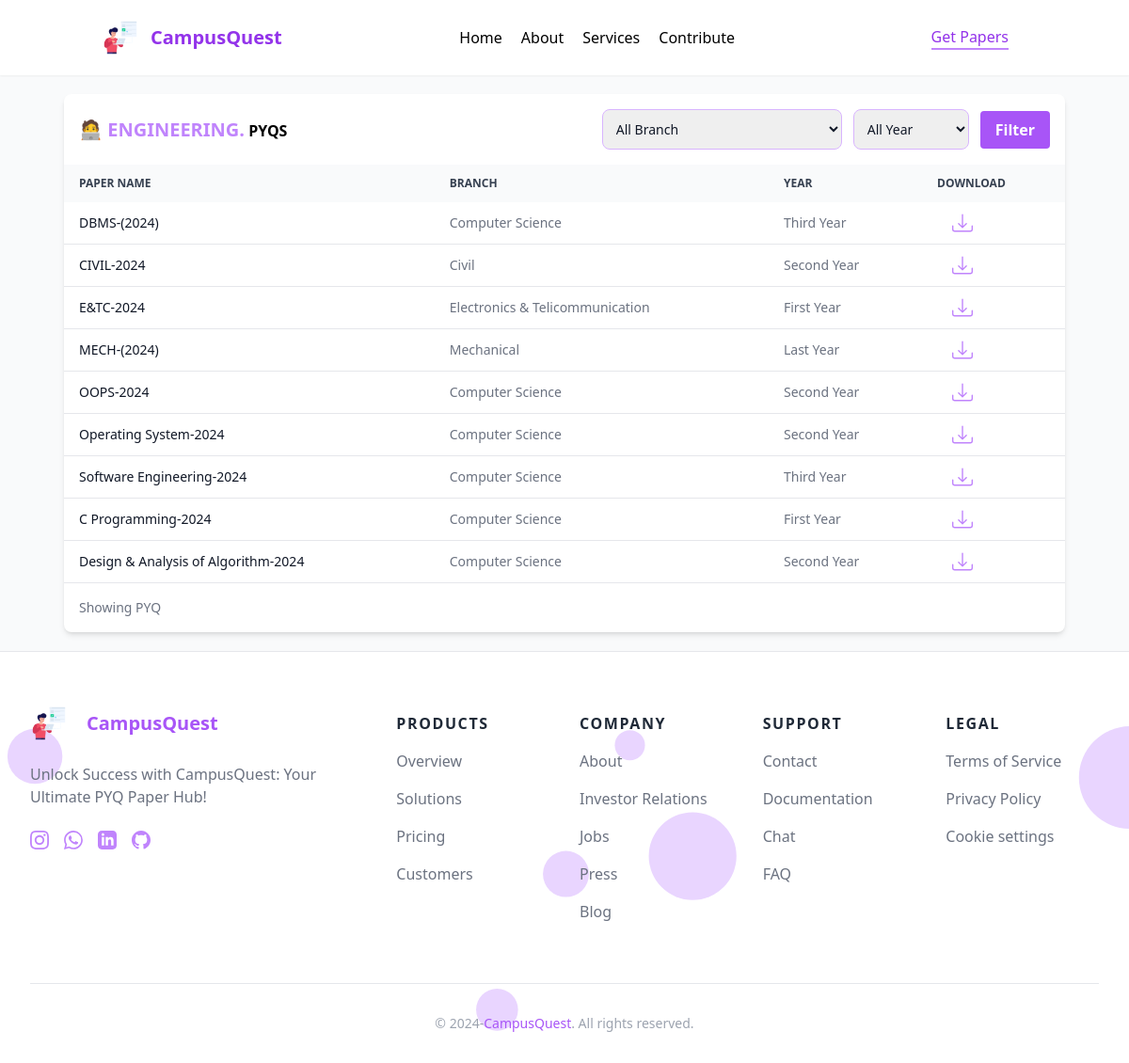
Screenshot of /papers/ with the database file from the repository.
### custom_admin/models.py (models this page shows, shortened)
class QuestionPaper(models.Model):
    paper_name = models.CharField(max_length=255)
    branch = models.CharField(max_length=50)
    year = models.CharField(max_length=50)
    pdf = models.FileField(upload_to='question_papers/')

### myapp/views.py (the view)
# urls.py: path('papers/', views.papers, name='papers'),
def papers(request):
    papers = QuestionPaper.objects.all()
    branch = request.GET.get('branch')
    year = request.GET.get('year')
    if branch and branch != 'all':
        papers = papers.filter(branch=branch)
    if year and year != 'all':
        papers = papers.filter(year=year)
    if request.META.get('HTTP_X_REQUESTED_WITH') == 'XMLHttpRequest':
        papers_data = list(papers.values('paper_name', 'branch', 'year', 'pdf'))
        return JsonResponse({'papers': papers_data})
    return render(request, 'pyq.html', {'papers': papers})

### templates/pyq.html (shortened to what this page needs)
{% extends "base.html" %}
{% block content %}
<section class="bg-gray-50 p-3 sm:p-5 mt-20">
    <div class="mx-auto max-w-screen-xl px-4 lg:px-12 mt-20 md:mt-0">
        <div class="bg-white shadow-md rounded-lg overflow-hidden">
            <div class="flex flex-col md:flex-row items-center justify-between space-y-3 md:space-y-0 md:space-x-4 p-4">
                <div class="w-full md:w-1/2">
                    <div class=" w-full">
                        <p class="font-semibold"><span class="text-purple-400 text-xl">🧑‍💻 ENGINEERING.</span> PYQS
                        </p>
                    </div>
                </div>
                <form id="filter-form">
                    <div class="w-full md:w-auto flex flex-col md:flex-row space-y-2 md:space-y-0 items-stretch md:items-center justify-end md:space-x-3 flex-shrink-0">
                        <div class="flex items-center space-x-3 w-full md:w-auto">
                            <div class="">
                                <select id="branch" name="branch"
                                    class="border border-purple-300 text-gray-900 text-sm rounded-lg block w-full p-2.5 outline-none">
                                    <option selected value="all">All Branch</option>
                                </select>
                            </div>
                            <div class="">
                                <select id="year" name="year"
                                    class="border border-purple-300 text-gray-900 text-sm rounded-lg block w-full p-2.5 outline-none">
                                    <option selected value="all">All Year</option>
                                </select>
                            </div>
                            <button type="submit"
                                class="bg-purple-500 hover:bg-purple-600 text-white font-semibold py-2 px-4 rounded">Filter</button>
                        </div>
                    </div>
                </form>
            </div>
            <div class="overflow-x-auto">
                <table class="w-full text-sm text-left text-gray-500">
                    <thead class="text-xs text-gray-700 uppercase bg-gray-50">
                        <tr>
                            <th scope="col" class="px-4 py-3">Paper Name</th>
                            <th scope="col" class="px-4 py-3 hidden md:table-cell">Branch</th>
                            <th scope="col" class="px-4 py-3 hidden md:table-cell">Year</th>
                            <th scope="col" class="px-4 py-3">Download</th>
                        </tr>
                    </thead>
                    <tbody id="papers-table-body">
                        {% for paper in papers %}
                        <tr class="border-b">
                            <th scope="row" class="px-4 py-3 font-medium text-gray-900 whitespace-nowrap">{{paper.paper_name }}</th>
                            <td class="px-4 py-3 hidden md:table-cell">{{ paper.branch }}</td>
                            <td class="px-4 py-3 hidden md:table-cell">{{ paper.year }}</td>
                            <td class="px-8 py-1 text-purple-400">
                                <a href="{{ paper.pdf.url }}" download="{{ paper.paper_name }}" class="cursor-pointer">
                                </a>
                            </td>
                        </tr>
                        {% endfor %}
                    </tbody>
                </table>
            </div>
            <nav class="flex flex-col md:flex-row justify-between items-start md:items-center space-y-3 md:space-y-0 p-4"
                aria-label="Table navigation">
                <span class="text-sm font-normal text-gray-500">
                    Showing PYQ
                </span>
            </nav>
        </div>
    </div>
</section>
{% endblock %}

### templates/base.html
{% include "navbar.html" %}
{% block content %}
{% endblock  %}
{% include "footer.html" %}

### templates/navbar.html (shortened to what this page needs)
{% load static %}
<!DOCTYPE html>
<html lang="en">
<head>
  <script src="https://cdn.tailwindcss.com"></script>
  <link rel="stylesheet" href="https://cdn.jsdelivr.net/npm/bootstrap-icons@1.11.3/font/bootstrap-icons.min.css">
</head>
<body>
  {% url 'papers' as papers_url %}
  {% url 'home' as home_url %}
  {% url 'contribute' as contribute_url %}
  <header class="text-gray-600 bg-white body-font shadow-sm fixed top-0 left-0 right-0">
    <div class="container mx-auto flex flex-wrap p-5 flex-col md:flex-row items-center">
      <a class="flex title-font font-bold items-center text-gray-900 mb-4 md:mb-0">
        <img src="{% static 'media/logo.png' %}" alt="logo" class="w-10">
        <span class="ml-3 text-xl text-purple-600">CampusQuest</span>
      </a>
      <nav class="md:ml-auto md:mr-auto flex flex-wrap items-center text-base justify-center">
        <a href="{{ home_url }}"
          class="mr-5 font-normal cursor-pointer {% if request.path == home_url %}text-purple-600 border-purple-400 border-b-2{% else %}text-black hover:text-purple-600{% endif %}">Home</a>
        <a href="#" class="mr-5 text-black font-normal hover:text-purple-600 cursor-pointer">About</a>
        <a href="#" class="mr-5 text-black font-normal hover:text-purple-600 cursor-pointer">Services</a>
        <a href="{% url 'contribute' %}" class="mr-5 mt-4 md:mt-0 font-normal cursor-pointer {% if request.path == contribute_url %}text-purple-600 border-purple-400 border-b-2{% else %}text-black hover:text-purple-600{% endif %}">Contribute</a>
      </nav>
      <a href="{{ papers_url }}"
        class="mr-5 mt-4 md:mt-0 font-normal cursor-pointer {% if request.path == papers_url %}text-purple-600 border-purple-400 border-b-2{% else %}text-black hover:text-purple-600{% endif %}">Get
        Papers</a>
    </div>
  </header>

### templates/footer.html (shortened to what this page needs)
{% load static %}
<footer class="bg-white border-t footer">
  <div class="pt-12 lg:pt-16">
    <div class="mx-auto max-w-screen-2xl px-4 md:px-8">
      <div class="mb-16 grid grid-cols-2 gap-12 md:grid-cols-4 lg:grid-cols-6 lg:gap-8">
        <div class="col-span-full lg:col-span-2">
          <div class="mb-4 lg:-mt-2">
            <a href="/" class="inline-flex items-center gap-2 text-xl font-bold text-black md:text-2xl"
              aria-label="logo">
              <img src="{% static 'media/logo.png' %}" alt="logo" class="w-10">
              <span class="ml-3 text-xl text-purple-500">CampusQuest</span>
            </a>
          </div>
          <p class="mb-6 text-gray-500 sm:pr-8">Unlock Success with CampusQuest: Your Ultimate PYQ Paper Hub!</p>
          <div class="flex gap-4">
            <a href="#" target="_blank"
              class="text-purple-400 transition duration-100 hover:text-purple-500 active:text-gray-600">
            </a>
            <a href="#" target="_blank"
              class="text-purple-400 transition duration-100 hover:text-purple-500 active:text-gray-600">
            </a>
            <a href="#" target="_blank"
              class="text-purple-400 transition duration-100 hover:text-purple-500 active:text-gray-600">
            </a>
            <a href="#" target="_blank"
              class="text-purple-400 transition duration-100 hover:text-purple-500 active:text-gray-600">
            </a>
          </div>
        </div>
        <div>
          <div class="mb-4 font-bold uppercase tracking-widest text-gray-800">Products</div>
          <nav class="flex flex-col gap-4">
            <div>
              <a href="#"
                class="text-gray-500 transition duration-100 hover:text-purple-500 active:text-indigo-600">Overview</a>
            </div>
            <div>
              <a href="#"
                class="text-gray-500 transition duration-100 hover:text-purple-500 active:text-indigo-600">Solutions</a>
            </div>
            <div>
              <a href="#"
                class="text-gray-500 transition duration-100 hover:text-purple-500 active:text-indigo-600">Pricing</a>
            </div>
            <div>
              <a href="#"
                class="text-gray-500 transition duration-100 hover:text-purple-500 active:text-indigo-600">Customers</a>
            </div>
          </nav>
        </div>
        <div>
          <div class="mb-4 font-bold uppercase tracking-widest text-gray-800">Company</div>
          <nav class="flex flex-col gap-4">
            <div>
              <a href="#"
                class="text-gray-500 transition duration-100 hover:text-purple-500 active:text-indigo-600">About</a>
            </div>
            <div>
              <a href="#"
                class="text-gray-500 transition duration-100 hover:text-purple-500 active:text-indigo-600">Investor
                Relations</a>
            </div>
            <div>
              <a href="#"
                class="text-gray-500 transition duration-100 hover:text-purple-500 active:text-indigo-600">Jobs</a>
            </div>
            <div>
              <a href="#"
                class="text-gray-500 transition duration-100 hover:text-purple-500 active:text-indigo-600">Press</a>
            </div>
            <div>
              <a href="#"
                class="text-gray-500 transition duration-100 hover:text-purple-500 active:text-indigo-600">Blog</a>
            </div>
          </nav>
        </div>
        <div>
          <div class="mb-4 font-bold uppercase tracking-widest text-gray-800">Support</div>
          <nav class="flex flex-col gap-4">
            <div>
              <a href="#"
                class="text-gray-500 transition duration-100 hover:text-purple-500 active:text-indigo-600">Contact</a>
            </div>
            <div>
              <a href="#"
                class="text-gray-500 transition duration-100 hover:text-purple-500 active:text-indigo-600">Documentation</a>
            </div>
            <div>
              <a href="#"
                class="text-gray-500 transition duration-100 hover:text-purple-500 active:text-indigo-600">Chat</a>
            </div>
            <div>
              <a href="#"
                class="text-gray-500 transition duration-100 hover:text-purple-500 active:text-indigo-600">FAQ</a>
            </div>
          </nav>
        </div>
        <div>
          <div class="mb-4 font-bold uppercase tracking-widest text-gray-800">Legal</div>
          <nav class="flex flex-col gap-4">
            <div>
              <a href="#"
                class="text-gray-500 transition duration-100 hover:text-purple-500 active:text-indigo-600">Terms of
                Service</a>
            </div>
            <div>
              <a href="#"
                class="text-gray-500 transition duration-100 hover:text-purple-500 active:text-indigo-600">Privacy
                Policy</a>
            </div>
            <div>
              <a href="#"
                class="text-gray-500 transition duration-100 hover:text-purple-500 active:text-indigo-600">Cookie
                settings</a>
            </div>
          </nav>
        </div>
      </div>
      <div class="border-t py-8 text-center text-sm text-gray-400">© 2024-<span
          class="text-purple-500">CampusQuest</span>. All rights reserved.</div>
    </div>
  </div>
</footer>
</body>
</html>

### rows the page displays
QuestionPaper: paper_name "DBMS-(2024)", branch "Computer Science", year "Third Year"
QuestionPaper: paper_name "CIVIL-2024", branch "Civil", year "Second Year"
QuestionPaper: paper_name "E&TC-2024", branch "Electronics & Telicommunication", year "First Year"
QuestionPaper: paper_name "MECH-(2024)", branch "Mechanical", year "Last Year"
QuestionPaper: paper_name "OOPS-2024", branch "Computer Science", year "Second Year"
QuestionPaper: paper_name "Operating System-2024", branch "Computer Science", year "Second Year"
QuestionPaper: paper_name "Software Engineering-2024", branch "Computer Science", year "Third Year"
QuestionPaper: paper_name "C Programming-2024", branch "Computer Science", year "First Year"
QuestionPaper: paper_name "Design & Analysis of Algorithm-2024", branch "Computer Science", year "Second Year"
